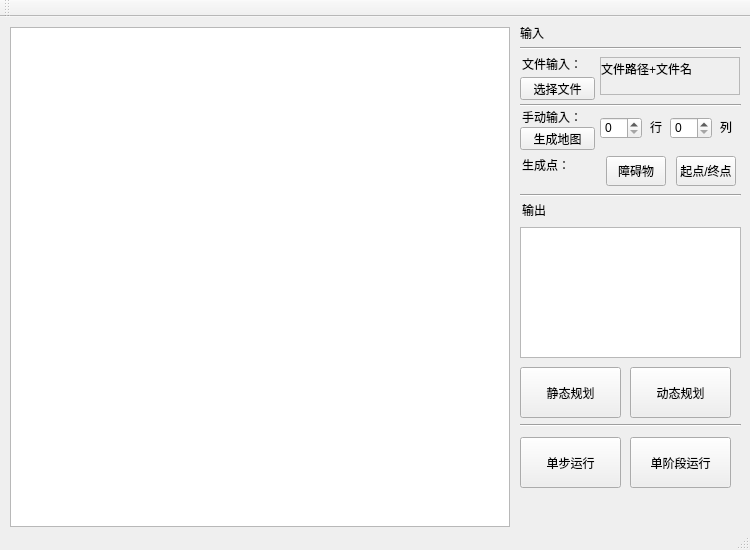
<?xml version="1.0" encoding="UTF-8"?>
<ui version="4.0">
 <class>MainWindow</class>
 <widget class="QMainWindow" name="MainWindow">
  <property name="enabled">
   <bool>true</bool>
  </property>
  <property name="geometry">
   <rect>
    <x>0</x>
    <y>0</y>
    <width>750</width>
    <height>550</height>
   </rect>
  </property>
  <property name="sizePolicy">
   <sizepolicy hsizetype="Preferred" vsizetype="Preferred">
    <horstretch>0</horstretch>
    <verstretch>0</verstretch>
   </sizepolicy>
  </property>
  <property name="minimumSize">
   <size>
    <width>750</width>
    <height>550</height>
   </size>
  </property>
  <property name="maximumSize">
   <size>
    <width>750</width>
    <height>550</height>
   </size>
  </property>
  <property name="windowTitle">
   <string>GMAS路径规划可视化演示程序</string>
  </property>
  <property name="windowIcon">
   <iconset>
    <normaloff>../GMAS/resources/icon.png</normaloff>../GMAS/resources/icon.png</iconset>
  </property>
  <widget class="QWidget" name="centralWidget">
   <property name="minimumSize">
    <size>
     <width>0</width>
     <height>510</height>
    </size>
   </property>
   <widget class="QGraphicsView" name="gv_map">
    <property name="geometry">
     <rect>
      <x>10</x>
      <y>10</y>
      <width>500</width>
      <height>500</height>
     </rect>
    </property>
    <property name="sizePolicy">
     <sizepolicy hsizetype="Expanding" vsizetype="Expanding">
      <horstretch>0</horstretch>
      <verstretch>0</verstretch>
     </sizepolicy>
    </property>
    <property name="minimumSize">
     <size>
      <width>500</width>
      <height>500</height>
     </size>
    </property>
    <property name="interactive">
     <bool>false</bool>
    </property>
    <property name="sceneRect">
     <rectf>
      <x>0.000000000000000</x>
      <y>0.000000000000000</y>
      <width>0.000000000000000</width>
      <height>0.000000000000000</height>
     </rectf>
    </property>
    <property name="dragMode">
     <enum>QGraphicsView::NoDrag</enum>
    </property>
   </widget>
   <widget class="QPushButton" name="btn_openfile">
    <property name="geometry">
     <rect>
      <x>520</x>
      <y>60</y>
      <width>75</width>
      <height>23</height>
     </rect>
    </property>
    <property name="text">
     <string>选择文件</string>
    </property>
   </widget>
   <widget class="QLabel" name="lab_title_input">
    <property name="geometry">
     <rect>
      <x>520</x>
      <y>10</y>
      <width>54</width>
      <height>12</height>
     </rect>
    </property>
    <property name="text">
     <string>输入</string>
    </property>
   </widget>
   <widget class="QScrollArea" name="scrollArea">
    <property name="geometry">
     <rect>
      <x>600</x>
      <y>40</y>
      <width>140</width>
      <height>38</height>
     </rect>
    </property>
    <property name="widgetResizable">
     <bool>true</bool>
    </property>
    <widget class="QWidget" name="scrollAreaWidgetContents">
     <property name="geometry">
      <rect>
       <x>0</x>
       <y>0</y>
       <width>138</width>
       <height>36</height>
      </rect>
     </property>
     <property name="contextMenuPolicy">
      <enum>Qt::DefaultContextMenu</enum>
     </property>
     <property name="acceptDrops">
      <bool>false</bool>
     </property>
     <widget class="QLabel" name="lab_filename">
      <property name="geometry">
       <rect>
        <x>0</x>
        <y>0</y>
        <width>91</width>
        <height>21</height>
       </rect>
      </property>
      <property name="text">
       <string>文件路径+文件名</string>
      </property>
     </widget>
    </widget>
   </widget>
   <widget class="Line" name="line">
    <property name="geometry">
     <rect>
      <x>520</x>
      <y>80</y>
      <width>221</width>
      <height>16</height>
     </rect>
    </property>
    <property name="orientation">
     <enum>Qt::Horizontal</enum>
    </property>
   </widget>
   <widget class="Line" name="line_2">
    <property name="geometry">
     <rect>
      <x>520</x>
      <y>23</y>
      <width>221</width>
      <height>16</height>
     </rect>
    </property>
    <property name="orientation">
     <enum>Qt::Horizontal</enum>
    </property>
   </widget>
   <widget class="QLabel" name="label_2">
    <property name="geometry">
     <rect>
      <x>522</x>
      <y>39</y>
      <width>71</width>
      <height>16</height>
     </rect>
    </property>
    <property name="text">
     <string>文件输入：</string>
    </property>
   </widget>
   <widget class="QSpinBox" name="spinBox">
    <property name="geometry">
     <rect>
      <x>600</x>
      <y>100</y>
      <width>42</width>
      <height>22</height>
     </rect>
    </property>
   </widget>
   <widget class="QSpinBox" name="spinBox_2">
    <property name="geometry">
     <rect>
      <x>670</x>
      <y>100</y>
      <width>42</width>
      <height>22</height>
     </rect>
    </property>
   </widget>
   <widget class="QLabel" name="label_3">
    <property name="geometry">
     <rect>
      <x>650</x>
      <y>100</y>
      <width>20</width>
      <height>20</height>
     </rect>
    </property>
    <property name="text">
     <string>行</string>
    </property>
   </widget>
   <widget class="QLabel" name="label_4">
    <property name="geometry">
     <rect>
      <x>720</x>
      <y>100</y>
      <width>20</width>
      <height>20</height>
     </rect>
    </property>
    <property name="text">
     <string>列</string>
    </property>
   </widget>
   <widget class="QLabel" name="label_5">
    <property name="geometry">
     <rect>
      <x>522</x>
      <y>92</y>
      <width>71</width>
      <height>16</height>
     </rect>
    </property>
    <property name="text">
     <string>手动输入：</string>
    </property>
   </widget>
   <widget class="QPushButton" name="pushButton">
    <property name="geometry">
     <rect>
      <x>520</x>
      <y>110</y>
      <width>75</width>
      <height>23</height>
     </rect>
    </property>
    <property name="text">
     <string>生成地图</string>
    </property>
   </widget>
   <widget class="QPushButton" name="pushButton_2">
    <property name="geometry">
     <rect>
      <x>606</x>
      <y>139</y>
      <width>60</width>
      <height>30</height>
     </rect>
    </property>
    <property name="text">
     <string>障碍物</string>
    </property>
   </widget>
   <widget class="QPushButton" name="pushButton_3">
    <property name="geometry">
     <rect>
      <x>676</x>
      <y>139</y>
      <width>60</width>
      <height>30</height>
     </rect>
    </property>
    <property name="text">
     <string>起点/终点</string>
    </property>
   </widget>
   <widget class="QLabel" name="label_6">
    <property name="geometry">
     <rect>
      <x>522</x>
      <y>140</y>
      <width>71</width>
      <height>16</height>
     </rect>
    </property>
    <property name="text">
     <string>生成点：</string>
    </property>
   </widget>
   <widget class="Line" name="line_3">
    <property name="geometry">
     <rect>
      <x>520</x>
      <y>170</y>
      <width>221</width>
      <height>16</height>
     </rect>
    </property>
    <property name="orientation">
     <enum>Qt::Horizontal</enum>
    </property>
   </widget>
   <widget class="QPushButton" name="pushButton_4">
    <property name="geometry">
     <rect>
      <x>520</x>
      <y>350</y>
      <width>101</width>
      <height>51</height>
     </rect>
    </property>
    <property name="text">
     <string>静态规划</string>
    </property>
   </widget>
   <widget class="QLabel" name="lab_title_input_2">
    <property name="geometry">
     <rect>
      <x>522</x>
      <y>187</y>
      <width>54</width>
      <height>12</height>
     </rect>
    </property>
    <property name="text">
     <string>输出</string>
    </property>
   </widget>
   <widget class="QPushButton" name="pushButton_5">
    <property name="geometry">
     <rect>
      <x>630</x>
      <y>350</y>
      <width>101</width>
      <height>51</height>
     </rect>
    </property>
    <property name="text">
     <string>动态规划</string>
    </property>
   </widget>
   <widget class="QTextBrowser" name="textBrowser">
    <property name="geometry">
     <rect>
      <x>520</x>
      <y>210</y>
      <width>221</width>
      <height>131</height>
     </rect>
    </property>
   </widget>
   <widget class="QPushButton" name="pushButton_6">
    <property name="geometry">
     <rect>
      <x>520</x>
      <y>420</y>
      <width>101</width>
      <height>51</height>
     </rect>
    </property>
    <property name="text">
     <string>单步运行</string>
    </property>
   </widget>
   <widget class="QPushButton" name="pushButton_7">
    <property name="geometry">
     <rect>
      <x>630</x>
      <y>420</y>
      <width>101</width>
      <height>51</height>
     </rect>
    </property>
    <property name="text">
     <string>单阶段运行</string>
    </property>
   </widget>
   <widget class="Line" name="line_4">
    <property name="geometry">
     <rect>
      <x>520</x>
      <y>400</y>
      <width>221</width>
      <height>16</height>
     </rect>
    </property>
    <property name="orientation">
     <enum>Qt::Horizontal</enum>
    </property>
   </widget>
  </widget>
  <widget class="QToolBar" name="mainToolBar">
   <attribute name="toolBarArea">
    <enum>TopToolBarArea</enum>
   </attribute>
   <attribute name="toolBarBreak">
    <bool>false</bool>
   </attribute>
  </widget>
  <widget class="QStatusBar" name="statusBar"/>
 </widget>
 <layoutdefault spacing="6" margin="11"/>
 <resources/>
 <connections/>
</ui>
